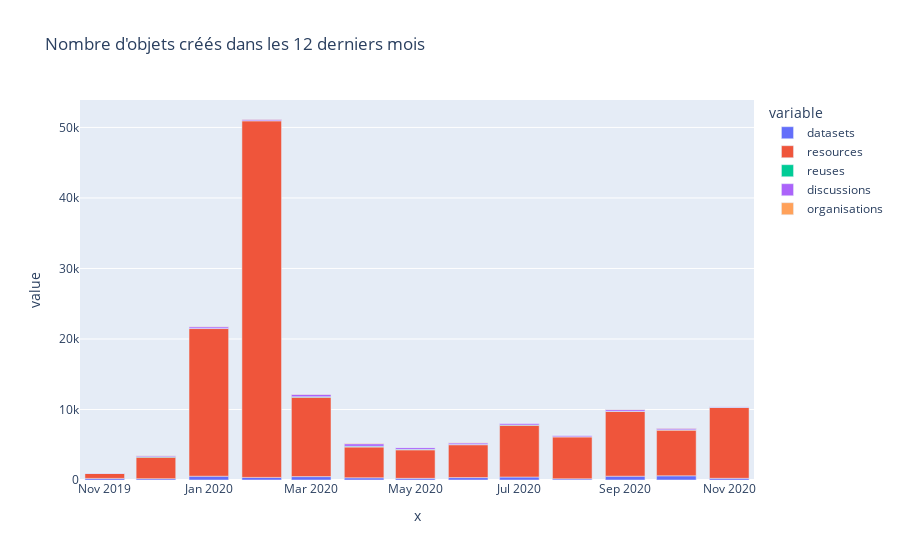

The cell this chart's notebook holds for it:
### Code cell
from datetime import datetime
start_date = datetime.now() - pd.Timedelta(days=365)

# compute object creation by month
df_month = None
for datum in data:
    created = datum['date_cols'][0]
    _df = datum['df'][datum['df'][created] >= start_date].groupby(pd.Grouper(key=created, freq="M")).count()['id'].rename(datum['id'])
    df_month = _df if df_month is None else pd.merge(df_month, _df, right_index=True, left_index=True)

fig = px.bar(df_month, x=df_month.index.strftime("%Y-%m"), y=[d['id'] for d in data], title='Nombre d\'objets créés dans les 12 derniers mois')
fig.show()

### Figure 1 — Plotly figure (JSON) as saved in the notebook; plotly's stock layout.template omitted (floating-point values rounded to 4 significant figures)
{"data": [{"alignmentgroup": "True", "hovertemplate": "variable=datasets<br>x=%{x}<br>value=%{y}<extra></extra>", "legendgroup": "datasets", "marker": {"color": "#636efa"}, "name": "datasets", "offsetgroup": "datasets", "orientation": "v", "showlegend": true, "textposition": "auto", "type": "bar", "x": ["2019-11", "2019-12", "2020-01", "2020-02", "2020-03", "2020-04", "2020-05", "2020-06", "2020-07", "2020-08", "2020-09", "2020-10", "2020-11"], "xaxis": "x", "y": [229, 189, 538, 369, 481, 313, 236, 343, 422, 168, 542, 595, 239], "yaxis": "y"}, {"alignmentgroup": "True", "hovertemplate": "variable=resources<br>x=%{x}<br>value=%{y}<extra></extra>", "legendgroup": "resources", "marker": {"color": "#EF553B"}, "name": "resources", "offsetgroup": "resources", "orientation": "v", "showlegend": true, "textposition": "auto", "type": "bar", "x": ["2019-11", "2019-12", "2020-01", "2020-02", "2020-03", "2020-04", "2020-05", "2020-06", "2020-07", "2020-08", "2020-09", "2020-10", "2020-11"], "xaxis": "x", "y": [692, 3052, 20938, 50577, 11260, 4361, 4041, 4659, 7355, 5951, 9183, 6478, 10048], "yaxis": "y"}, {"alignmentgroup": "True", "hovertemplate": "variable=reuses<br>x=%{x}<br>value=%{y}<extra></extra>", "legendgroup": "reuses", "marker": {"color": "#00cc96"}, "name": "reuses", "offsetgroup": "reuses", "orientation": "v", "showlegend": true, "textposition": "auto", "type": "bar", "x": ["2019-11", "2019-12", "2020-01", "2020-02", "2020-03", "2020-04", "2020-05", "2020-06", "2020-07", "2020-08", "2020-09", "2020-10", "2020-11"], "xaxis": "x", "y": [12, 60, 24, 17, 70, 108, 73, 35, 40, 27, 34, 48, 22], "yaxis": "y"}, {"alignmentgroup": "True", "hovertemplate": "variable=discussions<br>x=%{x}<br>value=%{y}<extra></extra>", "legendgroup": "discussions", "marker": {"color": "#ab63fa"}, "name": "discussions", "offsetgroup": "discussions", "orientation": "v", "showlegend": true, "textposition": "auto", "type": "bar", "x": ["2019-11", "2019-12", "2020-01", "2020-02", "2020-03", "2020-04", "2020-05", "2020-06", "2020-07", "2020-08", "2020-09", "2020-10", "2020-11"], "xaxis": "x", "y": [60, 147, 229, 189, 332, 363, 254, 224, 227, 190, 233, 228, 105], "yaxis": "y"}, {"alignmentgroup": "True", "hovertemplate": "variable=organisations<br>x=%{x}<br>value=%{y}<extra></extra>", "legendgroup": "organisations", "marker": {"color": "#FFA15A"}, "name": "organisations", "offsetgroup": "organisations", "orientation": "v", "showlegend": true, "textposition": "auto", "type": "bar", "x": ["2019-11", "2019-12", "2020-01", "2020-02", "2020-03", "2020-04", "2020-05", "2020-06", "2020-07", "2020-08", "2020-09", "2020-10", "2020-11"], "xaxis": "x", "y": [12, 34, 40, 43, 46, 49, 22, 23, 20, 14, 27, 27, 15], "yaxis": "y"}], "layout": {"barmode": "relative", "legend": {"title": {"text": "variable"}, "tracegroupgap": 0}, "title": {"text": "Nombre d'objets créés dans les 12 derniers mois"}, "xaxis": {"anchor": "y", "domain": [0, 1], "title": {"text": "x"}}, "yaxis": {"anchor": "x", "domain": [0, 1], "title": {"text": "value"}}}}
